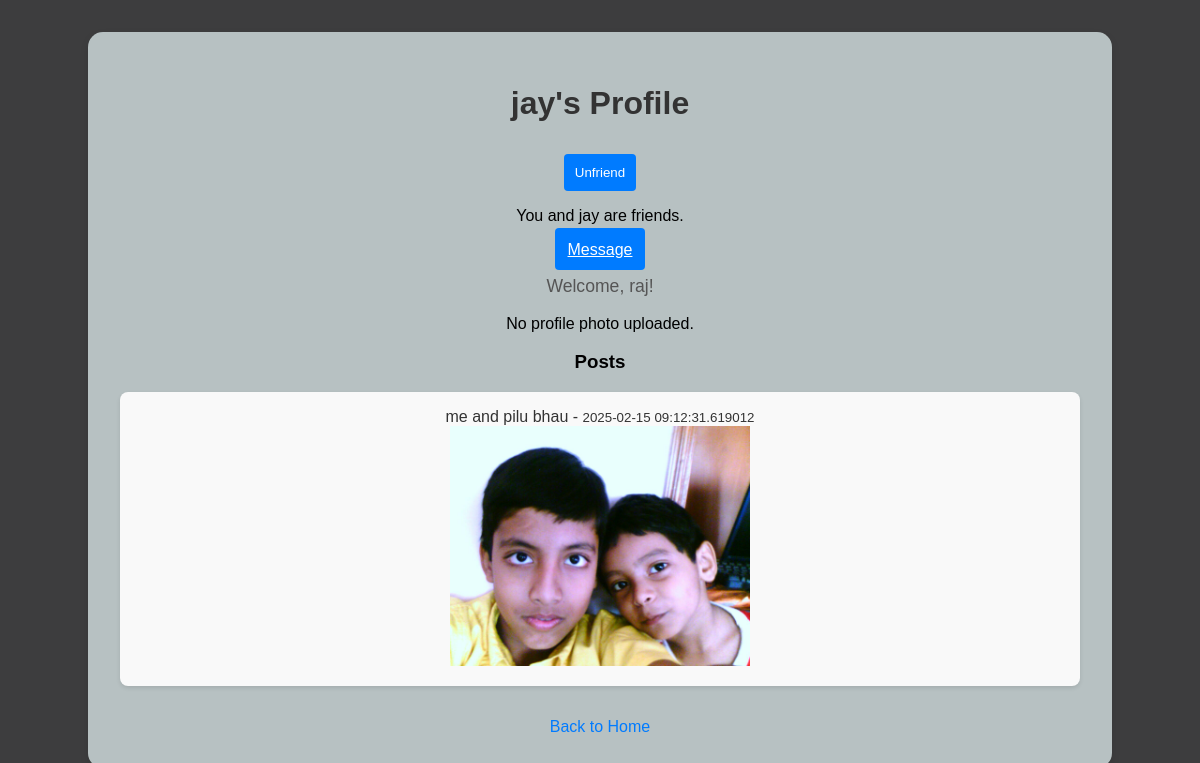
The page /profile/jay (signed in) on the database its author committed.
### app.py (models this page shows)
class User(db.Model):
    id = db.Column(db.Integer, primary_key=True)
    email = db.Column(db.String(120), unique=True, nullable=False)
    username = db.Column(db.String(80), unique=True, nullable=False)
    first_name = db.Column(db.String(50), nullable=False)
    last_name = db.Column(db.String(50), nullable=False)
    date_of_birth = db.Column(db.Date, nullable=False)
    password = db.Column(db.String(200), nullable=False)
    photo = db.Column(db.String(200), nullable=True)  # Store photo filename or path
    posts = db.relationship('Post', backref='author', lazy=True)
    comments = db.relationship('Comment', backref='user', lazy=True)
    def is_friend(self, user):
        return FriendRequest.query.filter(
            ((FriendRequest.sender_id == self.id) & (FriendRequest.receiver_id == user.id) & (FriendRequest.status == "accepted")) |
            ((FriendRequest.sender_id == user.id) & (FriendRequest.receiver_id == self.id) & (FriendRequest.status == "accepted"))
        ).count() > 0

class Post(db.Model):
    id = db.Column(db.Integer, primary_key=True)
    content = db.Column(db.Text, nullable=False)
    timestamp = db.Column(db.DateTime, default=datetime.datetime.utcnow)
    user_id = db.Column(db.Integer, db.ForeignKey('user.id'), nullable=False)
    image = db.Column(db.String(200), nullable=True)  # New field for post images
    comments = db.relationship('Comment', backref='post', lazy=True)

### app.py (the view)
@app.route('/profile/<username>')
def profile(username):
    token = request.cookies.get('token')
    if not token:
        return redirect(url_for('login'))
    try:
        decoded_token = jwt.decode(token, app.config['SECRET_KEY'], algorithms=["HS256"])
        current_user = User.query.filter_by(username=decoded_token['user']).first()
        user = User.query.filter_by(username=username).first()
        if not user:
            return "User not found", 404
        posts = Post.query.filter_by(user_id=user.id).order_by(Post.timestamp.desc()).all()
        print(f"Profile of: {user.username}, User ID: {user.id}")
        print(f"Total Posts Found: {len(posts)}")
        for post in posts:
            print(f"Post ID: {post.id}, Content: {post.content}")
        can_add_friend = not current_user.is_friend(user)
        return render_template('profile.html', user=user, current_user=current_user, posts=posts, can_add_friend=can_add_friend)
    except (jwt.ExpiredSignatureError, jwt.InvalidTokenError):
        return redirect(url_for('login'))

### app.py (called while the page is built)
@app.context_processor
def inject_user():
    return {'current_user': g.current_user}

@app.before_request
def load_current_user():
    token = request.cookies.get('token')
    if token:
        try:
            decoded_token = jwt.decode(token, app.config['SECRET_KEY'], algorithms=["HS256"])
            g.current_user = User.query.filter_by(username=decoded_token['user']).first()
        except (jwt.ExpiredSignatureError, jwt.InvalidTokenError):
            g.current_user = None
    else:
        g.current_user = None

### templates/profile.html (shortened to what this page needs)
<!DOCTYPE html>
<html>
<head>
    <link rel="stylesheet" href="{{ url_for('static', filename='styles-profile.css') }}">
</head>
<body>
    <div class="profile-container">
        <h1>{{ user.username }}'s Profile</h1>
        {% if current_user and current_user.id != user.id %}
            {% if current_user.is_friend(user) %}
                <form action="{{ url_for('unfriend', user_id=user.id) }}" method="post" style="display:inline;">
                    <button type="submit" class="btn">Unfriend</button>
                </form>
                <p>You and {{ user.username }} are friends.</p>
            {% endif %}
        {% endif %}
        {% if current_user and user.id != current_user.id %}
        <a href="{{ url_for('message_page', username=user.username) }}" class="btn btn-primary">Message</a>
    {% endif %}
        {% if current_user %}
            <p class="welcome">Welcome, {{ current_user.username }}!</p>
        {% else %}
            <p>Please log in to view this profile.</p>
        {% endif %}
        <div class="profile-photo">
            {% if user.photo %}
                <img src="{{ url_for('static', filename='uploads/' + user.photo) }}" alt="Profile Photo" width="150">
            {% else %}
                <p>No profile photo uploaded.</p>
            {% endif %}
        </div>
        {% if not can_add_friend %}
            <h3>Posts</h3>
            <ul class="post-list">
                {% for post in posts %}
                    <li class="post-item">
                        <p>{{ post.content }} - <small>{{ post.timestamp }}</small></p>
                        {% if post.image %}
                            <img src="{{ url_for('static', filename='uploads/' + post.image) }}" alt="Post Image" width="300">
                        {% endif %}
                    </li>
                {% endfor %}
            </ul>
        {% endif %}
        <a href="{{ url_for('home') }}" class="back-link">Back to Home</a>
    </div>
</body>
</html>

### static/styles-profile.css (style rules this page uses)
body { font-family: Arial, sans-serif; background-color: #3d3d3e; display: flex; justify-content: center; align-items: center; min-height: 100vh; margin: 0; }
.profile-container { background-color: rgb(183, 193, 194); padding: 2em; border-radius: 15px; box-shadow: 0 4px 8px rgba(0, 0, 0, 0.1); width: 80%; max-width: 6000px; text-align: center; }
.profile-container h1 { color: #333; margin-bottom: 1em; }
.welcome { font-size: 1.1em; color: #555; }
.btn { background-color: #007bff; color: white; padding: 0.8em; border: none; border-radius: 4px; cursor: pointer; transition: background-color 0.3s; }
.post-list { list-style-type: none; padding: 0; }
.post-item { background-color: #f9f9f9; margin: 1em 0; padding: 1em; border-radius: 8px; box-shadow: 0 2px 4px rgba(0, 0, 0, 0.1); }
.post-item p { margin: 0; color: #333; }
.back-link { display: inline-block; margin-top: 1em; color: #007bff; text-decoration: none; }

### rows shown on the page
User: username "jay"
User: username "raj"
Post: content "me and pilu bhau", timestamp "2025-02-15 09:12:31.619012", image (picture)
